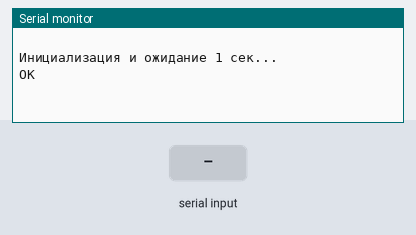
Recording of a sketch running on a simulated Arduino Uno, built with avr-gcc and run on an emulated ATmega328P. Parts: the last lines printed to the serial monitor. The test bench sets the inputs (shaded band). The modem accepts every AT command (registered, SIM ready, sends succeed) and sends nothing else.

Above: at 3.7 s.
3.8 s: "1" received over the second serial link
At 4.4 s:
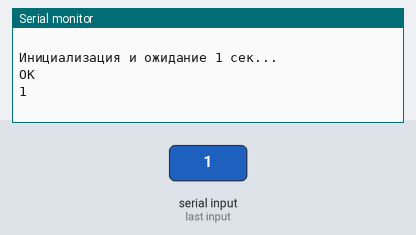
5.5 s: "0" received over the second serial link
At 6.8 s:
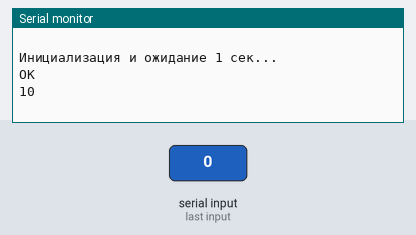

The sketch:

ReceivingCall.ino
```cpp
// (licence header left out)
#include <SoftwareSerial.h>
SoftwareSerial SIM900(7,8); // SIM900

void setup()
{
  Serial.begin(9600);
  SIM900.begin(9600);
  delay(500);
  updateSerial();

  Serial.println(" ");
  Serial.println("Инициализация и ожидание 1 сек...");
  delay(1000);

  SIM900.println("AT"); // Handshaking with SIM900
  updateSerial();
}

// Входящий вызов обычно обозначается ‘RING’ на последовательном мониторе, за
// которым следует номер телефона и идентификатор вызывающего абонента.
// Для принятия/отмены вызова используются следующие команды AT:
//
// ATA – Принимает входящий вызов.
// ATH – завершает вызов. При завершении вызова на последовательном мониторе не
// отображается оператор сотовой связи, что указывает на невозможность подключения.

void loop()
{
  updateSerial();
}

void updateSerial()
{
  delay(500);
  while (Serial.available())
  {
    SIM900.write(Serial.read()); // Forward what Serial received to Software Serial Port
  }
  while (SIM900.available())
  {
    Serial.write(SIM900.read()); // Forward what Software Serial received to Serial Port
  }
}

// Arduino C/C++ **************************************** ReceivingCall.ino ***
```

Measured:
- after the input at 3.8 s, the serial monitor: prints a new line after 0.21 s (image 1)
- after the input at 5.5 s, the serial monitor: prints a new line at once (image 2)
